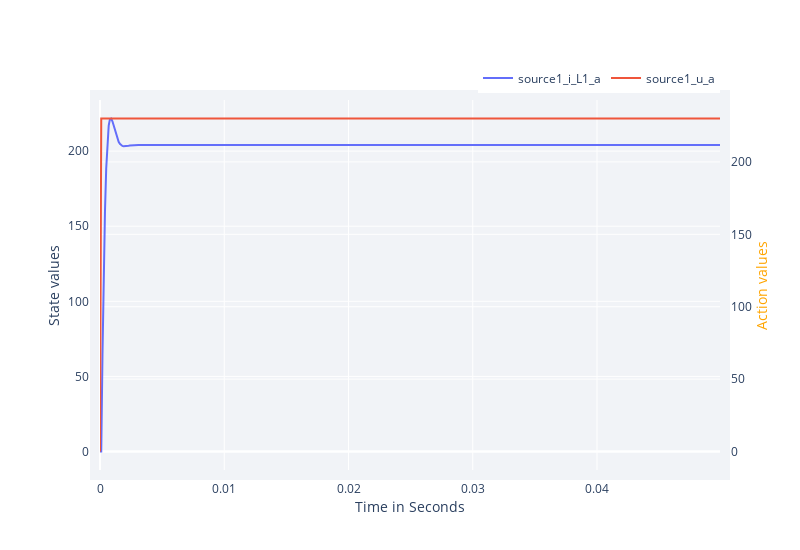

Notebook cell for this chart:
### Markdown cell above
Investigating the `DataFrame` we can see, that even more states then planned are logged.
The `JEG` framework stores all information available with regards to the state we have chosen.
Here, additionally the voltage across the inductor and the state after the action is applied is stored as well. 
For more detailed information, see `API-Doku -> DataHook`.

After the experiment, the `RenderHookResults()` function provided by the `JEG` package can be used to show the results of the simulated episode.
States and actions which are logged with the `DataHook` can be selected to be plotted:

### Code cell
RenderHookResults(hook = hook, 
                    episode = 1,
                    states_to_plot  = ["source1_i_L1_a"],  
                    actions_to_plot = ["source1_u_a"])

### Figure 1 — Plotly figure (JSON) as saved in the notebook; plotly's stock layout.template omitted (floating-point values rounded to 4 significant figures; data arrays with more than 128 entries replaced by an {"elided": "..."} marker saying what was removed)
{"data": [{"mode": "lines", "name": "source1_i_L1_a", "type": "scatter", "x": {"elided": "500 float values"}, "y": {"elided": "500 float values"}}, {"mode": "lines", "name": "source1_u_a", "type": "scatter", "x": {"elided": "500 float values"}, "y": {"elided": "500 float values"}, "yaxis": "y2"}], "layout": {"height": 550, "legend": {"orientation": "h", "x": 1, "xanchor": "right", "y": 1.02, "yanchor": "bottom"}, "margin": {"b": 80, "l": 100, "pad": 10, "r": 80, "t": 100}, "plot_bgcolor": "#f1f3f7", "width": 800, "xaxis": {"title": {"text": "Time in Seconds"}}, "yaxis": {"title": {"text": "State values"}}, "yaxis2": {"overlaying": "y", "side": "right", "title": "Action values", "titlefont": {"color": "orange"}}}}
